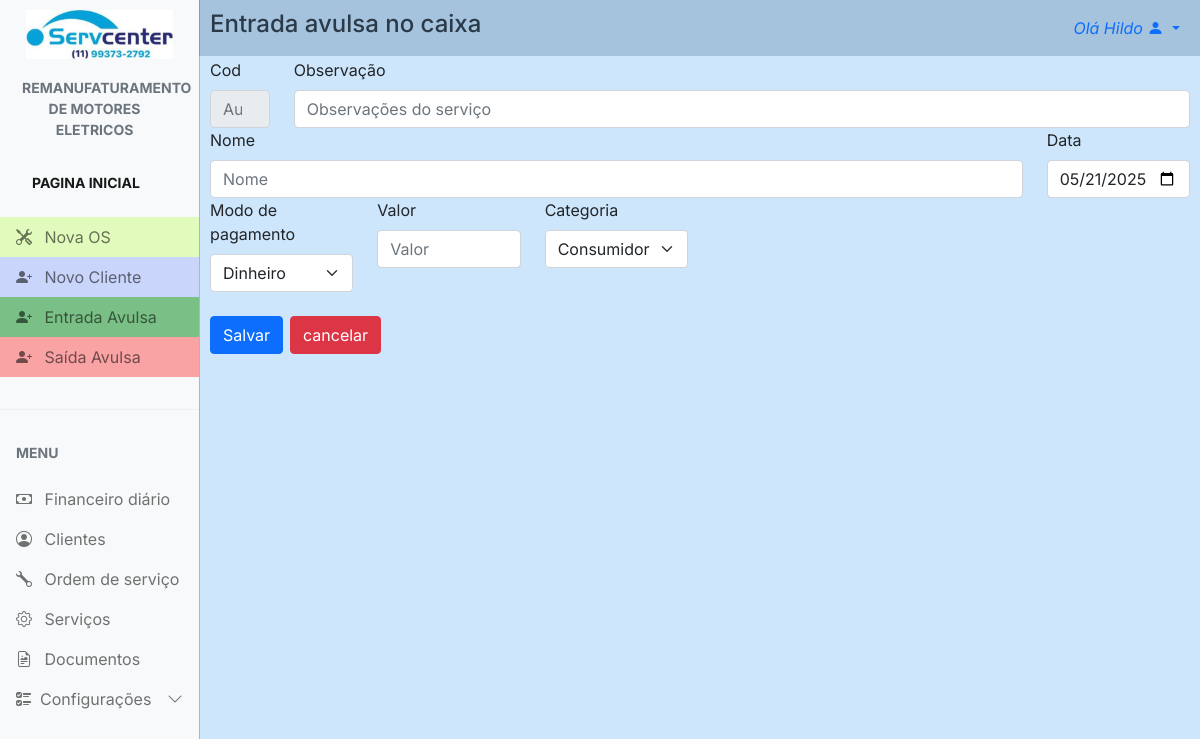
The page /finance/new_finance/ (signed in) on the database its author committed.
### config/models.py (models this page shows, shortened)
class Config(models.Model):
    nome_empresa = models.CharField(max_length=100, blank=True, null=True)
    nome_fantasia = models.CharField(max_length=100, blank=True, null=True)
    responsavel = models.CharField(max_length=100, blank=True, null=True)
    atividade = models.CharField(max_length=100, blank=True, null=True)
    cnpj = models.CharField(max_length=20, blank=True, null=True)
    endereco = models.CharField(max_length=100, blank=True, null=True)
    numero = models.CharField(max_length=10, blank=True, null=True)
    bairro = models.CharField(max_length=50, blank=True, null=True)
    cidade = models.CharField(max_length=50, blank=True, null=True)
    estado = models.CharField(max_length=2, blank=True, null=True)
    cep = models.CharField(max_length=10, blank=True, null=True)
    logo1 = models.ImageField(upload_to='logos', blank=True, null=True)
    logo2 = models.ImageField(upload_to='logos', blank=True, null=True)
    obs = models.TextField(blank=True, null=True)
    data = models.DateField(blank=True, null=True)
    telefone = models.CharField(max_length=20, blank=True, null=True)
    whatsapp = models.CharField(max_length=20, blank=True, null=True)

### finance/views.py (the view, shortened to what this page needs)
# urls.py: path('new_finance/', views.new_finance, name="new_finance"),
@login_required
def new_finance(request):
    br_tz = pytz.timezone('America/Sao_Paulo')
    time_br = datetime.now(br_tz).time()
    if request.method == "GET":
        data = timezone.localtime(timezone=br_tz).date().strftime('%Y-%m-%d')
        finances = Finance.objects.all()
        categoria = Categoria_in.objects.all()
        return render(request, 'new_finance.html', {'finances': finances, 'data': data, 'categoria': categoria})
    return redirect('finance_dia')

### config/context_processors.py (called while the page is built)
def conf(request):
    logo = Config.objects.all().first
    return {'logo': logo}

### servcenter/context_processors.py (called while the page is built)
def project_settings(request):
    config = Config.objects.first()
    return {
        'config': config,
    }

### finance/templates/new_finance.html (shortened to what this page needs)
{% extends "main.html" %} {% load static %} {% block 'head' %}
<link rel="stylesheet" href="{% static 'css/main.css' %}" />
<link rel="stylesheet" href="{% static 'clients/css/new_client.css' %}" />
{% endblock %} {% block 'main' %}
<div id="main" class="main">
  <div id="cad_cli_tit">
    <a>Entrada avulsa no caixa</a>
  </div>
  <form class="row g-6 all" action="{% url 'new_finance' %}" method="POST" enctype="multipart/form-data">
    <div class="col-md-1">
      <label for="inputCod" class="form-label">Cod</label>
      <input
        type="number"
        readonly
        class="form-control"
        placeholder="Auto"
        name="inputCod"
      />
    </div>
    <div class="col-md-11">
      <label for="inputObs" class="form-label">Observação</label>
      <input
        type="text"
        class="form-control"
        placeholder="Observações do serviço"
        name="inputObs"
        value="{{obs}}"
      />
    </div>
    <div class="col-md-10">
      <label for="inputNome" class="form-label">Nome</label>
      <input
        type="text"
        class="form-control"
        placeholder="Nome"
        name="inputNome"
        value="{{nome}}"
      />
    </div>
    <div class="col-md-2">
      <label for="imputData" class="form-label">Data</label>
      <input type="date" class="form-control" name="inputData" value="{{data}}" />
    </div>
    <div class="col-md-2">
      <label for="inputTipoPgto" class="form-label">Modo de pagamento</label>
      <select name="inputTipoPgto" class="form-select" value="{{inputTipoPgto}}">
        <option selected>Dinheiro</option>
      </select>
    </div>
    <div class="col-md-2">
      <label for="inputValor" class="form-label">Valor</label>
      <input
        type="number"
        step="0.01"
        min="0.00"
        class="form-control"
        placeholder="Valor"
        name="inputValor"
        value="{{valor}}"
        step="any"
      />
    </div>
    <div class="col-md-2">
      <label for="inputCategoria_in" class="form-label">Categoria</label>
      <select name="inputCategoria_in" class="form-select" value="{{inputCategoria_in}}">
        {% for cat in categoria %}
        <option>{{cat.categoria}}</option>
        {% endfor %}
      </select>
    </div>
    <br />
    <i></i>
    <br />
    <div class="col-12">
        <button type="submit" class="btn btn-primary">Salvar</button>
    </div>
  </form>
  <div class="col-1">
    <a href="{% url 'finance' %}" id="canc_btn" type="submit" class="btn btn-danger">cancelar</a>
  </div>
</div>
{% endblock%}

### templates/main.html (shortened to what this page needs)
{% load static %}
<!DOCTYPE html>
<html lang="en">
  <head>
    <link rel="stylesheet" href="{% static 'css/bootstrap.min.css'%}" />
    <link
      rel="stylesheet"
      href="https://cdn.jsdelivr.net/npm/bootstrap-icons@1.4.1/font/bootstrap-icons.css"
    />
    <link rel="stylesheet" href="{% static 'css/dataTables.bootstrap5.min.css' %}" />
    <link rel="stylesheet" href="{% static 'css/main.css' %}" />
    {% block 'head' %}{% endblock %}
  </head>
  <body>
    <div
      class="offcanvas offcanvas-start sidebar-nav bg-light"
      tabindex="-1"
      id="sidebar"
    >
      <div class="offcanvas-body p-0">
        <nav class="navbar-light">
          <ul class="navbar-nav">
            <li>
              <div class="text-muted small fw-bold text-uppercase px-3">
                <a href="{% url 'dashboard' %}">
                  {% if config.logo1 %}
                    <img id="logo" src="{{ config.logo1.url }}" alt="logo" />
                  {% else %}
                    <p>No logo available</p>
                  {% endif %}
                </a>
              </div>
            </li>
            <li id="tit_motores">
              <a href="{% url 'dashboard' %}" class="nav-link px-3 active">
                <div class="text-muted small fw-bold text-uppercase px-3 mb-3">
                  {{config.atividade}}
                </div>
              </a>
            </li>
            <li>
              <div class="text-muted small fw-bold text-uppercase px-3 mb-3">
                <a href="{% url 'dashboard' %}" class="nav-link px-3 active">Pagina Inicial</a>
              </div>
            </li>
            <li>
              <a id="n_os" href="{% url 'new_work_order' %}" class="nav-link px-3">
                <span class="me-2"><i class="bi bi-tools"></i></span>
                <span>Nova OS</span>
              </a>
            </li>
            <li>
              <a id="n_cli" href="{% url 'new_client' %}" class="nav-link px-3">
                <span class="me-2"><i class="bi bi-person-plus-fill"></i></span>
                <span>Novo Cliente</span>
              </a>
            </li>
            <li>
              <a id="in" href="{% url 'new_finance' %}" class="nav-link px-3">
                <span class="me-2"><i class="bi bi-person-plus-fill"></i></span>
                <span>Entrada Avulsa</span>
              </a>
            </li>
            <li>
              <a id="out" href="{% url 'new_finance_out' %}" class="nav-link px-3">
                <span class="me-2"><i class="bi bi-person-plus-fill"></i></span>
                <span>Saída Avulsa</span>
              </a>
            </li>
            <li class="my-4"><hr class="dropdown-divider bg-light" /></li>
            <li>
              <div class="text-muted small fw-bold text-uppercase px-3 mb-3">
                Menu
              </div>
            </li>
            {% if user.is_superuser %}
              <li>
                  <a href="{% url 'finance' %}" class="nav-link px-3">
                      <span class="me-2"><i class="bi bi-cash"></i></span>
                      <span>Financeiro</span>
                  </a>
              </li>
            {% else %}
                <li>
                    <a href="{% url 'finance' %}" class="nav-link px-3">
                        <span class="me-2"><i class="bi bi-cash"></i></span>
                        <span>Financeiro diário</span>
                    </a>
                </li>
            {% endif %}
            <li>
              <a href="{% url 'clients' %}" class="nav-link px-3">
                <span class="me-2"><i class="bi bi-person-circle"></i></span>
                <span>Clientes</span>
              </a>
            </li>
            <li>
              <a href="{% url 'work_order' %}" class="nav-link px-3">
                <span class="me-2"><i class="bi bi-wrench"></i></span>
                <span>Ordem de serviço</span>
              </a>
            </li>
            <li>
              <a href="{% url 'services' %}" class="nav-link px-3">
                <span class="me-2"><i class="bi bi-gear"></i></span>
                <span>Serviços</span>
              </a>
            </li>
            <li>
              <a href="{% url 'documents' %}" class="nav-link px-3">
                <span class="me-2"><i class="bi bi-file-earmark-richtext"></i></span>
                <span>Documentos</span>
              </a>
            </li>
            <li>
              <a
                class="nav-link px-3 sidebar-link"
                data-bs-toggle="collapse"
                href="#layouts"
              >
                <span class="me-2"><i class="bi bi-ui-checks"></i></span>
                <span>Configurações</span>
                <span class="ms-auto">
                  <span class="right-icon">
                    <i class="bi bi-chevron-down"></i>
                  </span>
                </span>
              </a>
            </li>
          </ul>
        </nav>
      </div>
    </div>
    <nav class="navbar navbar-expand-lg" id="top_nav">
      <div  class="container-fluid">
        <div class="collapse navbar-collapse" id="topNavBar">
          <ul class="navbar-nav">
            <li class="nav-item dropdown">
              <a
                class="nav-link dropdown-toggle ms-2"
                href="#"
                role="button"
                data-bs-toggle="dropdown"
                aria-expanded="false"
              >
                <i>Olá {{request.user.first_name}}</i>
                <i class="bi bi-person-fill"></i>
              </a>
            </li>
          </ul>
        </div>
      </div>
    </nav>
    {% block 'main' %} {% endblock %}
  </body>
</html>

### templates/static/css/main.css (style rules this page uses)
body, button { font-family: "Inter", sans-serif; margin: 0; padding: 0; background: rgba(91, 170, 244, 0.293); }
:root { --offcanvas-width: 200px; --topNavbarHeight: 0px; }
#logo { padding: 10px; max-width: 100%; }
#n_os { background: rgba(172, 255, 47, 0.303); }
#n_cli { background: rgba(47, 95, 255, 0.234); }
#in { background-color: #2a9c3d9c; }
#out { background-color: #fa6c6c9a; }
#tit_motores { text-align: center; margin-left: -10px; }
.sidebar-nav { width: var(--offcanvas-width); }
.sidebar-link { display: flex; align-items: center; }
.sidebar-link .right-icon { display: inline-flex; }
#top_nav { background: rgba(65, 109, 150, 0.293); }
@media (min-width: 992px) { body { overflow: auto !important; } }
@media (min-width: 992px) { .sidebar-nav { -webkit-transform: none; transform: none; visibility: visible !important; height: calc(100% - var(--topNavbarHeight)); top: var(--topNavbarHeight); } }
@media (min-width: 992px) { #cad_cli_tit { margin-top: -50px; } }

### templates/static/clients/css/new_client.css (style rules this page uses)
.main { margin-left: 10px; margin-right: 10px; margin-bottom: 10px; padding: 0; }
#cad_cli_tit a { margin-top: -4px; font-size: 3vh; font-weight: 500; border-radius: 10px; }
#canc_btn { margin-top: -67px; margin-left: 80px; }
@media (min-width: 992px) { .main { margin-left: 210px; margin-right: 10px; } }
@media (min-width: 992px) { #cad_cli_tit { margin-top: -50px; font-size: 3vh; font-weight: 500; border: 0; padding: 0; } }
@media (min-width: 992px) { #canc_btn { margin-top: -65px; margin-left: 80px; } }

### rows shown on the page
Config: logo1 (picture), atividade "REMANUFATURAMENTO DE MOTORES ELETRICOS"

### other values the page prints
{{ request.user.first_name }} "Hildo"
form field inputCategoria_in "Consumidor"
